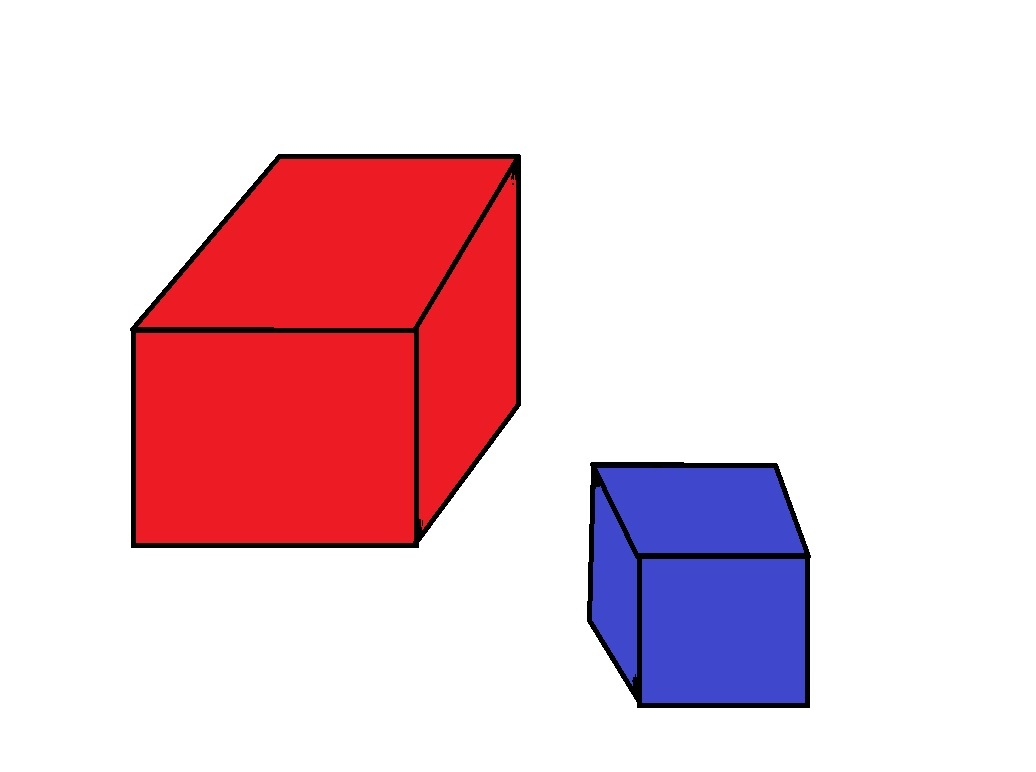
#> input picture visualization_tests/3d_shapes.jpg, 1036 x 772 px, given in place of the camera
$ python test_object_detection.py   (Python 2 division)   (older library calls are emulated)
#> lines starting #> are read from the running program, lines starting #| are printed output that depends on the picture; after the words box and inside, x2 and y2 are one past the last pixel; in counts of white or black regions, pixels touching at a corner belong together
### Agent/ImageProcessing/pictures_transformations.py
import cv2
import numpy as np
from Agent.enums import ColorSpace


# [62 lines left out: functions percentage_of_bright_pixels, merge_pictures, remove_light_gray_background, adjust_gamma, color_quantization_using_k_means, not called in this run]

### Agent/ImageProcessing/objects_detection.py
import cv2
import numpy as np
import shape_detection as sd
import pictures_transformations as pt
import pattern_recognition as pr
import common_operations as common
import size_detection as size_det
from Agent.enums import Color, ColorSpace, Pattern
from Agent.enums import Shape as enumShape
from Agent.object import Shape, CombinedObject


class ObjectDetector:

    def __init__(self, detected_contours=[]):
        self.detected_contours = detected_contours

    def detect_objects(self, frame, real_distance=None, auto_contour_clear=True, prepare_image_before_detection=True):
        if frame is None:
            return []

        frame_copy = frame.copy()
        if prepare_image_before_detection:
            frame_copy = self._prepare_image_for_detection(frame_copy)
        result = []

        external_contours = self._find_external_contours(frame_copy)
        for single_contour in external_contours:
            single_object_image = self._prepare_image_for_single_combined_object(frame_copy, single_contour)
            part_objects = self._detect_part_objects(single_object_image, real_distance)

            if len(part_objects) is 1:
                result.append(part_objects[0])
            elif len(part_objects) > 1:
                shape_type = sd.detect_shape(common.convert_numpy_array_for_shape_detection(single_contour))
                real_width, real_height = size_det.assume_size_from_contour(real_distance, single_contour, frame.shape)
                result.append(CombinedObject(type=shape_type, width=real_width, height=real_height, parts=part_objects))

        if auto_contour_clear:
            self.clear_contours()
        return result

    def _find_external_contours(self, image):
        edges = cv2.cvtColor(image, cv2.COLOR_BGR2HSV)
        edges = cv2.Canny(edges, 50, 500)
        edges = cv2.dilate(edges, None, iterations=2)
        edges = cv2.erode(edges, None, iterations=2)
        return common.find_contours(edges, cv2.RETR_EXTERNAL)

    # [26 lines left out: functions _prepare_image_for_single_combined_object, _detect_part_objects, not called in this run]

    def _prepare_image_for_detection(self, im):
        if pt.percentage_of_bright_pixels(im, ColorSpace.BGR) < 0.4:
            im = pt.adjust_gamma(im, 2.0)
        im = pt.remove_light_gray_background(im)
        return pt.color_quantization_using_k_means(im, 12)

    def clear_contours(self):
        self.detected_contours = []

    # [101 lines left out: functions _calculate_object_from_contour, _find_symbols_in_range, _prepare_image_for_symbol_detection, _prepare_image_for_pattern_recognition, _remove_symbol_objects, _detect_basic_objects_contours, not called in this run]

### Agent/ImageProcessing/common_operations.py
import cv2
import numpy as np
from Agent.enums import Color
from Agent.resources import ares
from ast import literal_eval


def find_contours(image, mode):
    """
    Finds contours in given image
    :param image: image from which contours are to be found; it is best for image to be binary image
    :param mode: openCV mode for detecting contours;
                mode can be one of the following: cv2.RETR_EXTERNAL, cv2.RETR_FLOODFILL, cv2.RETR_LIST,
                cv2.RETR_CCOMP, cv2.RETR_TREE

    :return: list of detected contours
    """

    _, contours, _ = cv2.findContours(image, mode, cv2.CHAIN_APPROX_SIMPLE)
    result_contours = []
    for single_contour in contours:
        e = cv2.arcLength(single_contour, True)
        contour_area = cv2.contourArea(single_contour)
        # if contour area is about 98% of whole image size then contour is just frame of the image
        if contour_area / image.size > 0.98:
            continue
        # if contour area is less than given param (recommended 500) it is considered to be noise and should be ignored
        if contour_area > ares('image_processing_params\\contour_area_noise_border'):
            result_contour = cv2.approxPolyDP(single_contour, e * 0.02, closed=True)
            result_contours.append(result_contour)
    return result_contours


# [99 lines left out: functions convert_numpy_array_for_shape_detection, minimum_bound, maximum_bound, color_bounds, color_from_bounds, not called in this run]

### Agent/resources.py
"""Simple resource system"""
import yaml


# [28 lines left out: functions res, ares, not called in this run]

### visualization_tests/test_object_detection.py
''' Prosze mi tego pliku nie zmieniac ~ Kucu, 2017 '''

import cv2
import Agent.database as db
import Agent.ImageProcessing.pictures_transformations as pt
from Agent.ImageProcessing.objects_detection import ObjectDetector
from Agent.enums import Color
from Agent.enums import ColorSpace
from Agent.object import Shape


cam = cv2.VideoCapture(0)
od = ObjectDetector()
for i in range(20):
    cam.read()
#> this loop made 20 passes
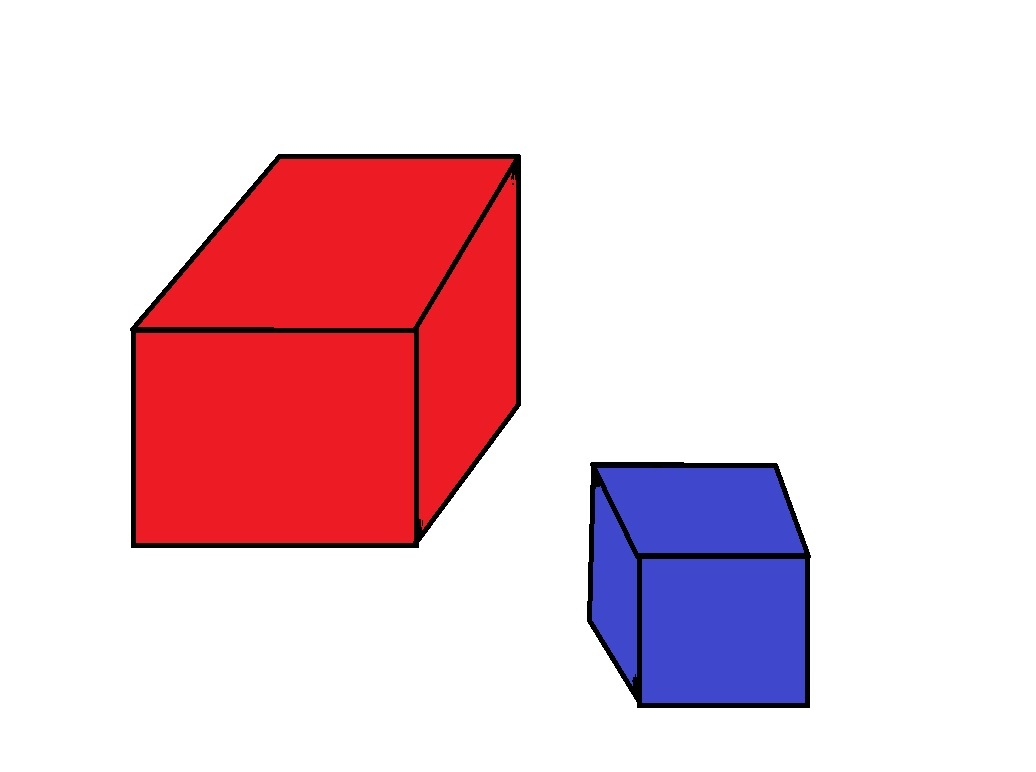
#> input picture visualization_tests/3d_shapes.jpg, 1036 x 772 px, given in place of the camera

while True:
    images = []
    _, im = cam.read()
#> im is the input picture: shape (772, 1036, 3); mean B, G, R 213.2, 204.5, 236.2
    # [4 lines of commented-out code are left out]

    x = od.detect_objects(im, None, False)
#> in percentage_of_bright_pixels, `gray = cv2.cvtColor(im, cv2.COLOR_BGR2HLS)`: gray: shape (772, 1036, 3); mean of channels 0, 1, 2 36.4, 224.1, 48.9
#> in percentage_of_bright_pixels, `gray = cv2.inRange(gray, (0, 160, 0), (179, 255, 255))`:
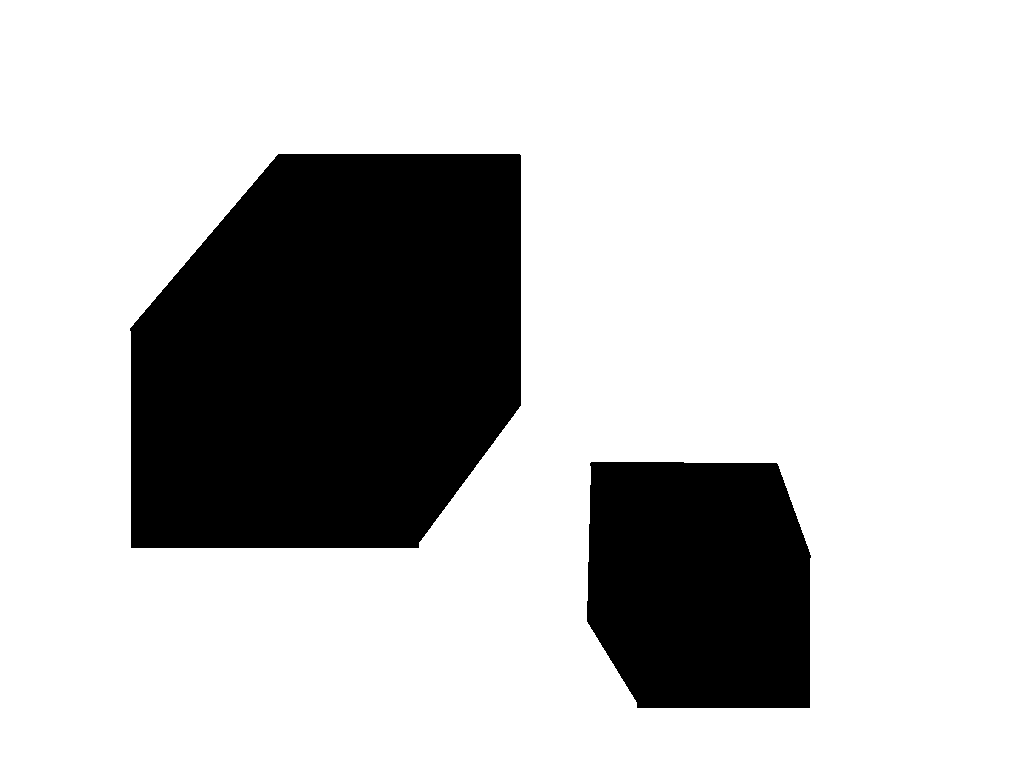
#> gray: shape (772, 1036); 77% white; 2 black regions, box (x1, y1, x2, y2) and area: (130, 154, 521, 548) 133350, (587, 462, 811, 708) 50637
#> in percentage_of_bright_pixels, `bright_pixels = cv2.countNonZero(gray)`: bright_pixels = 615805
#> in remove_light_gray_background, `mask = cv2.inRange(im, (0, 140, 0), (179, 255, 255))`: mask: shape (772, 1036); 77% white; 2 black regions, box (x1, y1, x2, y2) and area: (130, 154, 521, 548) 133342, (587, 462, 811, 708) 50626
#> in remove_light_gray_background, `im = cv2.bitwise_and(im, im, mask=mask)`: im: shape (772, 1036, 3); mean of channels 0, 1, 2 35.2, 27.7, 45.9
#> in remove_light_gray_background, `return cv2.cvtColor(im, cv2.COLOR_HLS2BGR)`:
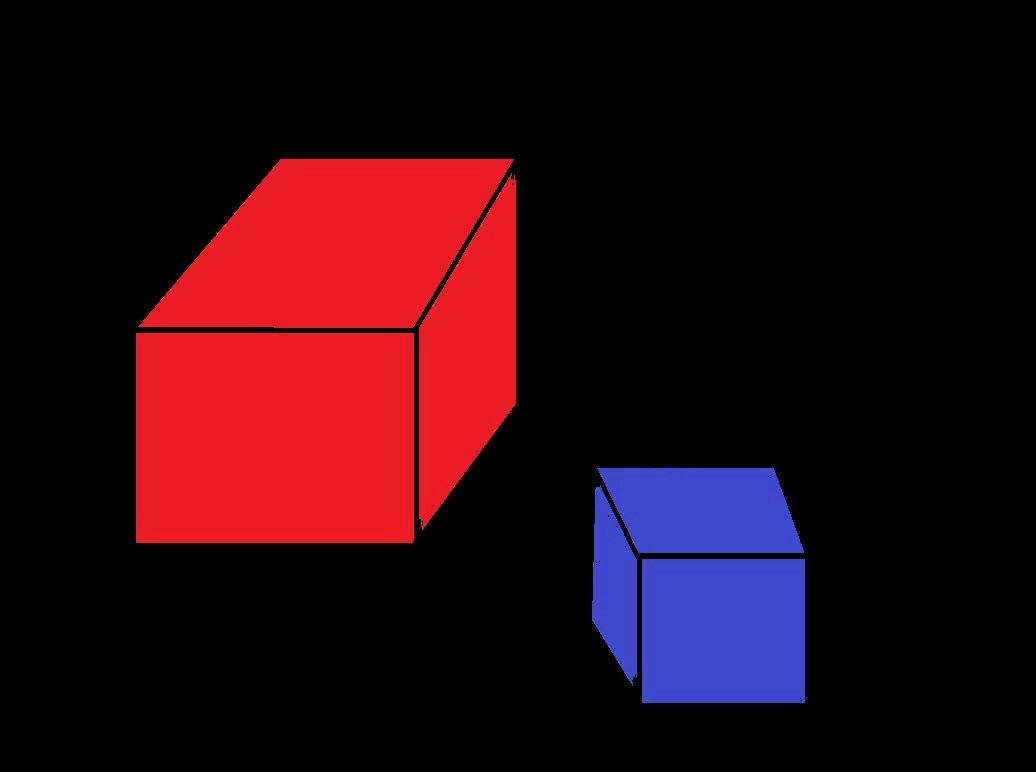
#> returned value: shape (772, 1036, 3); mean B, G, R 16.7, 8.3, 39.9
#> in color_quantization_using_k_means, `ret, label, center = cv2.kmeans(img, k, None, criteria, 10, cv2.KMEANS..`: ret = 2569578.5; center = [[48.35, 41.8, 204.7], [162.2, 75.8, 70.84], [203.4, 72.75, 63.97], [34.56, 27.29, 236.3], [46.87, 0.62, 0.073], [59.05, 54.72, 174.7], [0.0638, 0.00714, 62.43], [21.99, 0.536, 0.615], [9.02, 1.12, 1.89], [0.231, 0.0583, 28.7], [0.0133, 0.00398, 0.0142], [0.657, 0.299, 10.32]]
#> in color_quantization_using_k_means, `center = np.uint8(center)`: center = [[48, 41, 204], [162, 75, 70], [203, 72, 63], [34, 27, 236], [46, 0, 0], [59, 54, 174], [0, 0, 62], [21, 0, 0], [9, 1, 1], [0, 0, 28], [0, 0, 0], [0, 0, 10]]
#> in _find_external_contours, `edges = cv2.cvtColor(image, cv2.COLOR_BGR2HSV)`: edges: shape (772, 1036, 3); mean H, S, V 34.6, 47.6, 47.5
#> in _find_external_contours, `edges = cv2.Canny(edges, 50, 500)`:
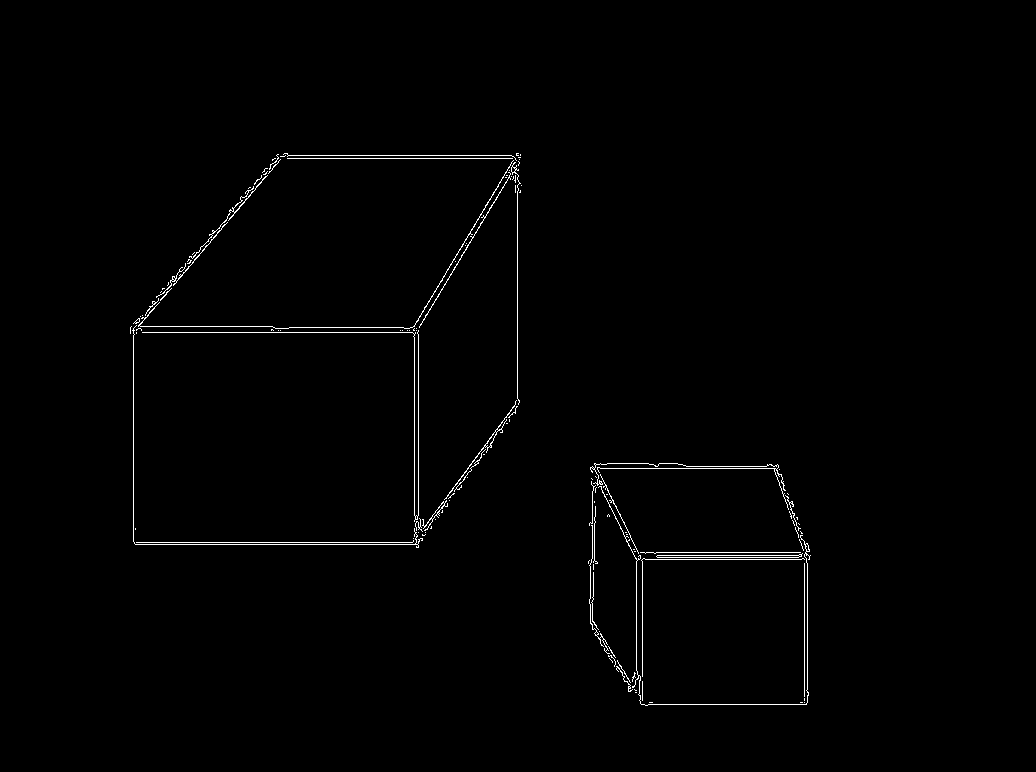
#> edges: shape (772, 1036); 0.85% white in thin lines or dots, all inside (x1, y1, x2, y2) = (130, 153, 811, 706)
#> in _find_external_contours, `edges = cv2.dilate(edges, None, iterations=2)`:
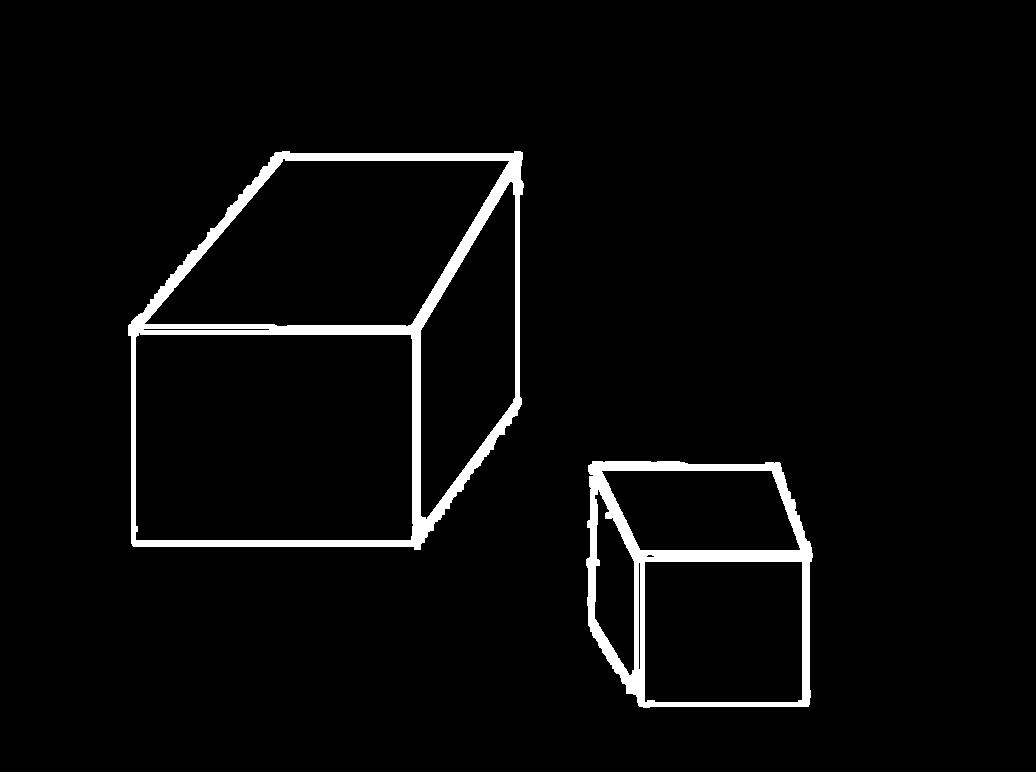
#> edges: shape (772, 1036); 3.6% white; 2 white regions, box (x1, y1, x2, y2) and area: (128, 151, 524, 550) 17517, (586, 461, 813, 708) 11207
#> in _find_external_contours, `edges = cv2.erode(edges, None, iterations=2)`:
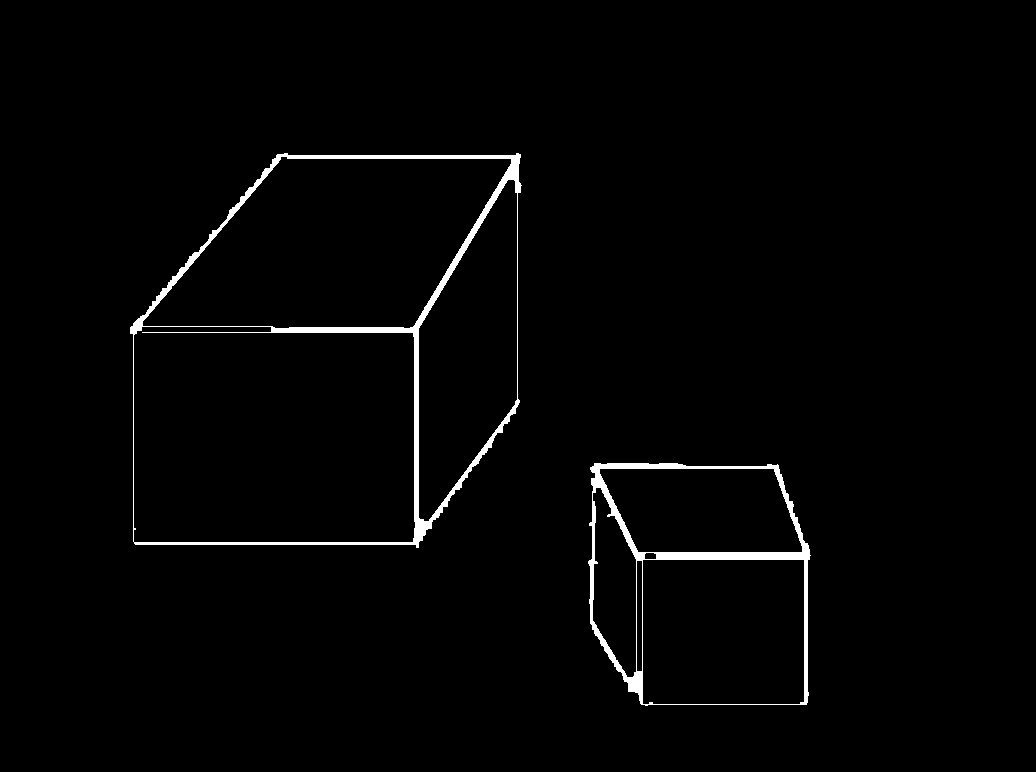
#> edges: shape (772, 1036); 1.7% white; 2 white regions
#> in find_contours, `_, contours, _ = cv2.findContours(image, mode, cv2.CHAIN_APPROX_SIMPLE)`: contours = 2 contours; box (x1, y1, x2, y2) and area: (130, 153, 522, 548) 130273, (588, 463, 811, 706) 48558
#> the loop in find_contours, `for single_contour in contours:` made 1 pass
#> (e, contour_area) on pass 1: (908.4, 48558.5)
#> after the loop in find_contours, `for single_contour in contours:`: result_contours = []
#> (the run stopped early here; a loop or call above may not have finished)
